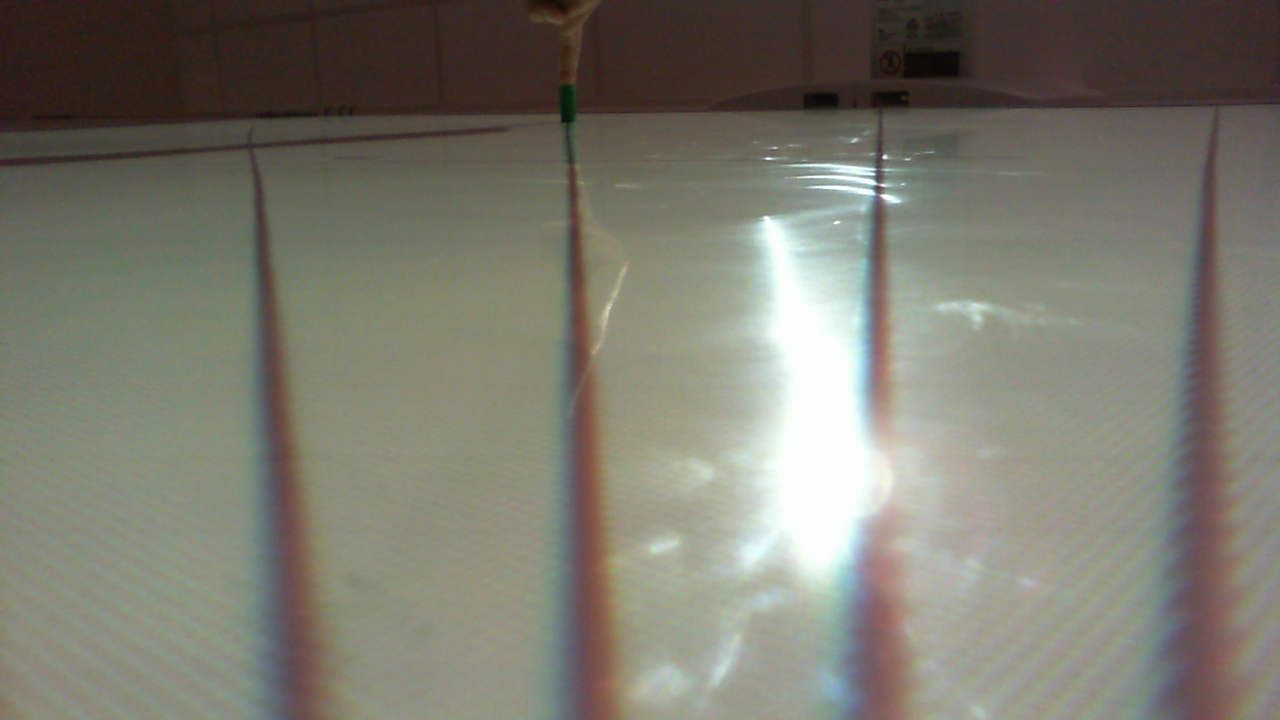
#> input picture traitement_dimage/camera PI/Bas_Droite_30_30.png, 1280 x 720 px, given in place of the camera
$ python test.py
#> lines starting #> are read from the running program, lines starting #| are printed output that depends on the picture; after the words box and inside, x2 and y2 are one past the last pixel; in counts of white or black regions, pixels touching at a corner belong together
from collections import deque
import numpy as np
import argparse
import imutils
import cv2
import time
import math
#weak perspective
# construct the argument parse and parse the arguments
ap = argparse.ArgumentParser()
ap.add_argument("-v", "--video",
  help="path to the (optional) video file")
ap.add_argument("-b", "--buffer", type=int, default=64,
  help="max buffer size")
args = vars(ap.parse_args())
# define the lower and upper boundaries of the "green"
# ball in the HSV color space, then initialize the
# list of tracked points
#greenLower = (29, 86, 6)
#greenUpper = (64, 255, 255)
greenLower = (50, 70, 00)
greenUpper = (130, 162, 255)
#greenLower = (36, 85, 138)
#greenUpper = (190, 220, 255)

pts = deque(maxlen=args["buffer"])

# if a video path was not supplied, grab the reference
# to the webcam
if not args.get("video", False):
  camera = cv2.VideoCapture(0)

# otherwise, grab a reference to the video file
else:
  camera = cv2.VideoCapture(args["video"])
  # keep looping
while True:
  # grab the current frame
  (grabbed, frame) = camera.read()
#> frame is the input picture: shape (720, 1280, 3); mean B, G, R 110.1, 121.8, 123.3
  print(frame.shape)
#| (720, 1280, 3)
  # if we are viewing a video and we did not grab a frame,
  # then we have reached the end of the video
  if args.get("video") and not grabbed:
    break

  # resize the frame, blur it, and convert it to the HSV
  # color space
  frame = imutils.resize(frame, width=600)
#> frame: shape (337, 600, 3)
  # blurred = cv2.GaussianBlur(frame, (11, 11), 0)
  hsv = cv2.cvtColor(frame, cv2.COLOR_BGR2HSV)
#> hsv: shape (337, 600, 3); mean H, S, V 39.6, 44.1, 127.1

  # construct a mask for the color "green", then perform
  # a series of dilations and erosions to remove any small
  # blobs left in the mask
  mask = cv2.inRange(hsv, greenLower, greenUpper)
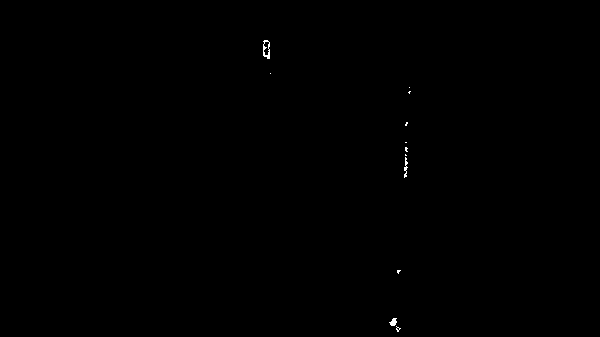
#> mask: shape (337, 600); 0.1% white in thin lines or dots, all inside (x1, y1, x2, y2) = (263, 40, 411, 332)
  mask = cv2.erode(mask, None, iterations=2)
#> mask: shape (337, 600); every value is 0
  mask = cv2.dilate(mask, None, iterations=2)
    # find contours in the mask and initialize the current
  # (x, y) center of the ball
  cnts = cv2.findContours(mask.copy(), cv2.RETR_EXTERNAL,
    cv2.CHAIN_APPROX_SIMPLE)[-2]
#> cnts = []
  center = None

  # only proceed if at least one contour was found
  if len(cnts) > 0:
    # find the largest contour in the mask, then use
    # it to compute the minimum enclosing circle and
    # centroid
    c = max(cnts, key=cv2.contourArea)
    ((x, y), radius) = cv2.minEnclosingCircle(c)
    M = cv2.moments(c)
    x,y = (int(M["m10"] / M["m00"]), int(M["m01"] / M["m00"]))

    center = (x,y)
    # only proceed if the radius meets a minimum size
    if radius > 5:
      # draw the circle and centroid on the frame,
      # then update the list of tracked points
      cv2.circle(frame, (int(x), int(y)), int(radius),
        (0, 255, 255), 2)
      cv2.circle(frame, center, 5, (0, 0, 255), -1)

  # update the points queue
    angle = float(math.atan(float(720-x)/(1280-y))*180/math.pi)
    #angle = float(math.atan(float((1)))*180/math.pi)
    print(angle)
    print(center)

  pts.appendleft(center)
  #angle = int(math.atan((y1-y2)/(x2-x1))*180/math.pi)
  #cv.PutText(img,str(angle),(int(x1)+50,(int(y2)+int(y1))/2),font,255)

  cv2.line(frame,(720,1280), center, (255,0,0), 2)
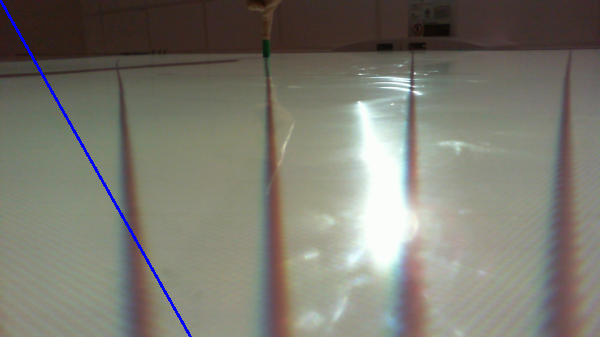
#> frame: shape (337, 600, 3); mean B, G, R 111, 121.2, 122.8
  # loop over the set of tracked points
  for i in xrange(1, len(pts)):
    # if either of the tracked points are None, ignore
    # them
    if pts[i - 1] is None or pts[i] is None:
      continue

    # otherwise, compute the thickness of the line and
    # draw the connecting lines
    thickness = int(np.sqrt(args["buffer"] / float(i + 1)) * 2.5)
    #cv2.line(frame, pts[i - 1], pts[i], (0, 0, 255), thickness)
    (x,y)=pts[i]
    # [6 lines of commented-out code are left out]
  cv2.imshow("Frame", frame)
  key = cv2.waitKey(60) & 0xFF
#> (key q is pressed here)

  # if the 'q' key is pressed, stop the loop
  if key == ord("q"):
    break

# cleanup the camera and close any open windows
camera.release()
cv2.destroyAllWindows()

$ run again, on traitement_dimage/camera PI/Bas_Droite_30_60.png
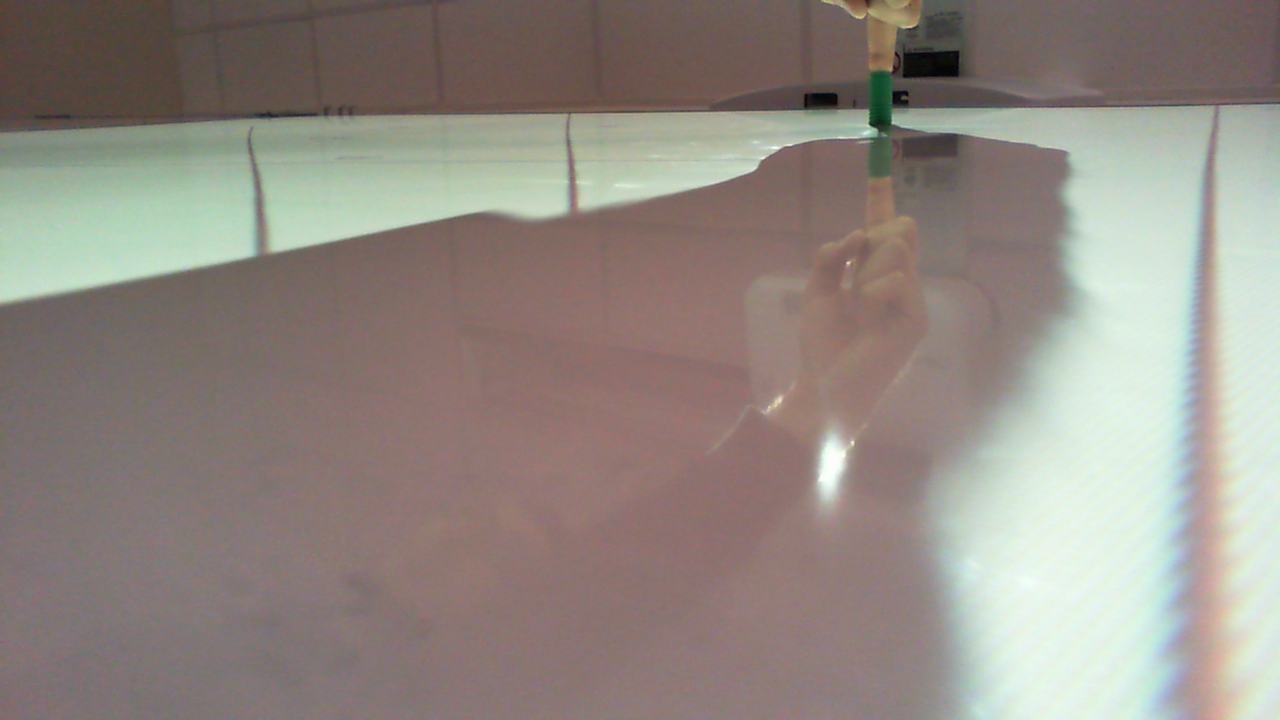
#> input picture traitement_dimage/camera PI/Bas_Droite_30_60.png, 1280 x 720 px, given in place of the camera
#> frame is the input picture: shape (720, 1280, 3); mean B, G, R 130.3, 137.4, 146.1
#| (720, 1280, 3)
#> hsv: shape (337, 600, 3); mean H, S, V 42.9, 40.2, 150.8
#> cnts = []
#> `cv2.line(frame,(720,1280), center, (255,0,0), 2)`:
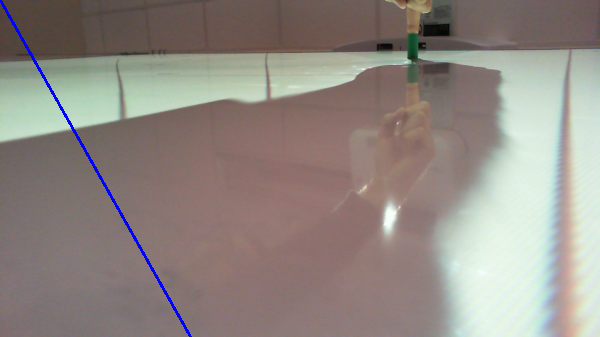
#> frame: shape (337, 600, 3); mean B, G, R 131, 136.7, 145.4
